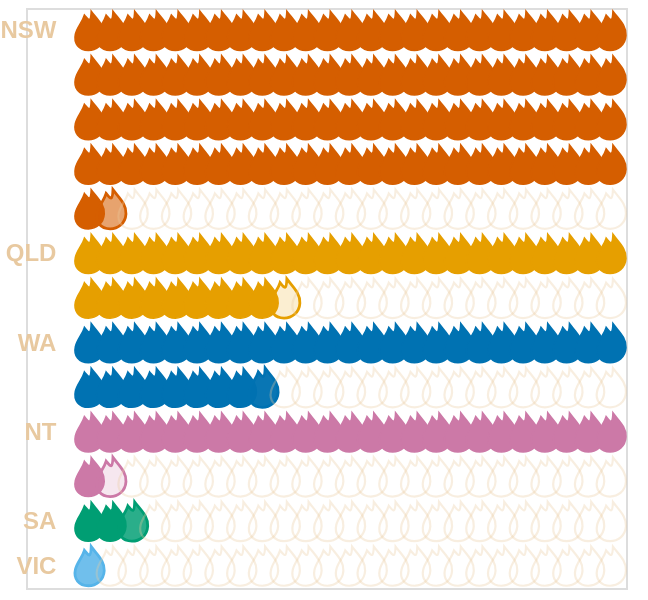

Vega-Lite specification for this chart:
### Vega-Lite specification from a JSON file in a GitHub repository (floating-point values rounded to 4 significant figures)
{"$schema": "https://vega.github.io/schema/vega-lite/v5.json", "width": "container", "height": 290, "padding": {"left": 0, "right": 8, "top": 4, "bottom": 4}, "params": [{"name": "hoveredState", "value": ""}], "data": {"sequence": {"start": 0, "stop": 325, "as": "i"}}, "transform": [{"calculate": "datum.i < 125 ? 'NSW' : datum.i < 175 ? 'QLD' : datum.i < 225 ? 'WA' : datum.i < 275 ? 'NT' : datum.i < 300 ? 'SA' : 'VIC'", "as": "state"}, {"calculate": "datum.i < 125 ? datum.i : datum.i < 175 ? datum.i - 125 : datum.i < 225 ? datum.i - 175 : datum.i < 275 ? datum.i - 225 : datum.i < 300 ? datum.i - 275 : datum.i - 300", "as": "pos_in_state"}, {"calculate": "datum.state === 'NSW' ? 101 : datum.state === 'QLD' ? 34 : datum.state === 'WA' ? 33 : datum.state === 'NT' ? 26 : datum.state === 'SA' ? 2 : 0", "as": "full_count"}, {"calculate": "datum.state === 'NSW' ? 0.569 : datum.state === 'QLD' ? 0.158 : datum.state === 'WA' ? 0.964 : datum.state === 'NT' ? 0.037 : datum.state === 'SA' ? 0.834 : 0.845", "as": "frac_value"}, {"calculate": "datum.pos_in_state < datum.full_count ? 'full' : (datum.pos_in_state === datum.full_count ? 'fractional' : 'outline')", "as": "cell_type"}, {"calculate": "datum.cell_type === 'full' ? 1 : (datum.cell_type === 'fractional' ? max(0.18, datum.frac_value) : 0)", "as": "fill_opacity"}, {"calculate": "datum.pos_in_state % 25", "as": "col"}, {"calculate": "floor(datum.pos_in_state / 25)", "as": "sub_row"}, {"calculate": "datum.state === 'NSW' ? 0 : datum.state === 'QLD' ? 5 : datum.state === 'WA' ? 7 : datum.state === 'NT' ? 9 : datum.state === 'SA' ? 11 : 12", "as": "state_offset"}, {"calculate": "datum.state_offset + datum.sub_row", "as": "y"}, {"calculate": "datum.state === 'NSW' ? '101,569 detections · 51.0%' : datum.state === 'QLD' ? '34,158 detections · 17.1%' : datum.state === 'WA' ? '33,964 detections · 17.0%' : datum.state === 'NT' ? '26,037 detections · 13.1%' : datum.state === 'SA' ? '2,834 detections · 1.4%' : '845 detections · 0.4%'", "as": "detail"}, {"calculate": "datum.state === 'NSW' ? '101.6 flames' : datum.state === 'QLD' ? '34.2 flames' : datum.state === 'WA' ? '34.0 flames' : datum.state === 'NT' ? '26.0 flames' : datum.state === 'SA' ? '2.8 flames' : '0.8 flames'", "as": "flame_label"}], "layer": [{"mark": {"type": "point", "shape": "M0,-1.35 C0.42,-0.78 0.96,-0.34 0.92,0.36 C0.88,1.05 0.34,1.42 -0.2,1.42 C-0.88,1.42 -1.26,0.92 -1.12,0.28 C-1.0,-0.24 -0.62,-0.58 -0.48,-1.08 C-0.2,-0.76 -0.04,-0.44 0,-1.35 Z", "size": 200}, "encoding": {"x": {"field": "col", "type": "quantitative", "scale": {"domain": [-3, 24.6]}, "axis": null}, "y": {"field": "y", "type": "quantitative", "scale": {"domain": [-0.5, 12.5], "reverse": true}, "axis": null}, "fill": {"field": "state", "type": "nominal", "scale": {"domain": ["NSW", "QLD", "WA", "NT", "SA", "VIC"], "range": ["#D55E00", "#E69F00", "#0072B2", "#CC79A7", "#009E73", "#56B4E9"]}, "legend": null}, "fillOpacity": {"field": "fill_opacity", "type": "quantitative", "scale": null, "legend": null}, "stroke": {"condition": [{"test": "datum.cell_type === 'outline'", "value": "rgba(232,201,160,0.32)"}], "field": "state", "type": "nominal", "scale": {"domain": ["NSW", "QLD", "WA", "NT", "SA", "VIC"], "range": ["#D55E00", "#E69F00", "#0072B2", "#CC79A7", "#009E73", "#56B4E9"]}, "legend": null}, "strokeWidth": {"condition": [{"test": "datum.cell_type === 'outline'", "value": 1.1}, {"test": "datum.cell_type === 'fractional'", "value": 1.4}], "value": 0.8}, "opacity": {"condition": [{"test": "hoveredState !== '' && datum.state === hoveredState", "value": 1}, {"test": "hoveredState !== ''", "value": 0.12}], "value": 1}, "tooltip": [{"field": "state", "title": "State"}, {"field": "flame_label", "title": "Total flames"}, {"field": "detail", "title": "Detections"}]}}, {"data": {"values": [{"state": "NSW", "y": 0, "lbl_x": -1.6}, {"state": "QLD", "y": 5, "lbl_x": -1.6}, {"state": "WA", "y": 7, "lbl_x": -1.6}, {"state": "NT", "y": 9, "lbl_x": -1.6}, {"state": "SA", "y": 11, "lbl_x": -1.6}, {"state": "VIC", "y": 12, "lbl_x": -1.6}]}, "mark": {"type": "text", "align": "right", "baseline": "middle", "fontFamily": "-apple-system, BlinkMacSystemFont, 'Segoe UI', sans-serif", "fontSize": 12, "fontWeight": "bold", "color": "#e8c9a0"}, "encoding": {"text": {"field": "state"}, "x": {"field": "lbl_x", "type": "quantitative", "scale": {"domain": [-3, 24.6]}, "axis": null}, "y": {"field": "y", "type": "quantitative", "scale": {"domain": [-0.5, 12.5], "reverse": true}, "axis": null}, "opacity": {"condition": [{"test": "hoveredState !== '' && datum.state === hoveredState", "value": 1}, {"test": "hoveredState !== ''", "value": 0.3}], "value": 1}}}]}
